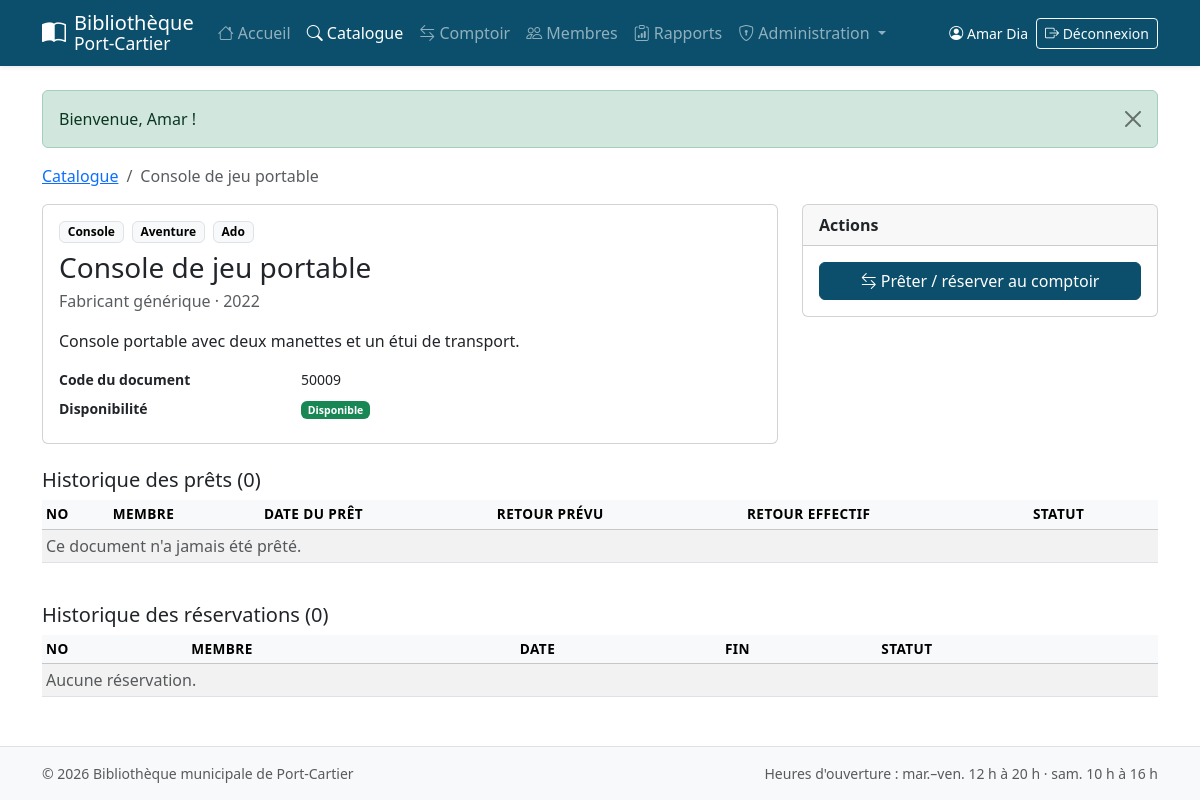
Page /document.php?code=50009 (signed in) on the committed database.
### tables this page shows
CREATE TABLE document (
  code_document     INT AUTO_INCREMENT PRIMARY KEY,
  titre             VARCHAR(200) NOT NULL,
  auteur            VARCHAR(150) NOT NULL,           
  annee_publication SMALLINT     NULL,
  id_categorie      INT          NOT NULL,
  type_public       ENUM('enfant','ado','adulte') NOT NULL,
  id_genre          INT          NOT NULL,
  description       TEXT         NULL,
  isbn              VARCHAR(17)  NULL UNIQUE,        
  CONSTRAINT fk_doc_categorie FOREIGN KEY (id_categorie) REFERENCES categorie(id_categorie),
  CONSTRAINT fk_doc_genre     FOREIGN KEY (id_genre)     REFERENCES genre(id_genre),
  INDEX idx_doc_titre (titre),
  INDEX idx_doc_auteur (auteur)
);

CREATE TABLE categorie (
  id_categorie INT AUTO_INCREMENT PRIMARY KEY,
  nom          VARCHAR(50) NOT NULL UNIQUE
);

CREATE TABLE genre (
  id_genre INT AUTO_INCREMENT PRIMARY KEY,
  nom      VARCHAR(50) NOT NULL UNIQUE
);

### includes/db.php (called while the page is built)
<?php
function db(): PDO
{
    static $pdo = null;
    if ($pdo === null) {
        $dsn = 'mysql:host=' . DB_HOST . ';port=' . DB_PORT . ';dbname=' . DB_NAME . ';charset=utf8mb4';
        try {
            $pdo = new PDO($dsn, DB_USER, DB_PASS, [
                PDO::ATTR_ERRMODE            => PDO::ERRMODE_EXCEPTION,
                PDO::ATTR_DEFAULT_FETCH_MODE => PDO::FETCH_ASSOC,
                PDO::ATTR_EMULATE_PREPARES   => false,
            ]);
        } catch (PDOException $e) {
            error_log('Connexion BD impossible : ' . $e->getMessage());
            http_response_code(500);
            exit('<h1>Service indisponible</h1><p>Impossible de se connecter à la base de données. '
               . 'Vérifiez que MySQL est démarré et que <code>config.php</code> est bien configuré.</p>');
        }
    }
    return $pdo;
}

### includes/functions.php (called while the page is built, shortened)
<?php
function e($valeur): string
{
    return htmlspecialchars((string)($valeur ?? ''), ENT_QUOTES, 'UTF-8');
}

### includes/init.php (called while the page is built, shortened)
<?php
require_once __DIR__ . '/db.php';
require_once __DIR__ . '/functions.php';
require_once __DIR__ . '/biblio.php';
function role(): ?string
{
    return $_SESSION['user']['role'] ?? null;
}
function est_membre(): bool    { return role() === 'membre'; }
function est_personnel(): bool { return in_array(role(), ['employe', 'admin'], true); }

### document.php (the view, shortened to what this page needs)
<?php
require 'includes/init.php';
$code = (int)($_GET['code'] ?? 0);
$doc  = trouver_document($code);
$pret  = pret_actif($code);
$res   = reservation_active($code);
$moi   = (int)utilisateur()['code'];
if (est_personnel()) {
    $st = db()->prepare("SELECT p.*, m.nom, m.prenom FROM pret p JOIN membre m ON m.code_membre = p.code_membre
                          WHERE p.code_document = ? ORDER BY p.date_pret DESC, p.id_pret DESC");
    $st->execute([$code]);
    $historiquePrets = $st->fetchAll();
    $st = db()->prepare("SELECT r.*, m.nom, m.prenom FROM reservation r JOIN membre m ON m.code_membre = r.code_membre
                          WHERE r.code_document = ? ORDER BY r.date_reservation DESC");
    $st->execute([$code]);
    $historiqueRes = $st->fetchAll();
}
$statutDoc = ['pret_membre' => $pret['code_membre'] ?? null, 'pret_retour_prevu' => $pret['date_retour_prevue'] ?? null,
              'res_membre' => $res['code_membre'] ?? null];
$retourUrl  = 'document.php?code=' . $code;
require 'includes/header.php';
?>
<nav aria-label="fil d'Ariane"><ol class="breadcrumb">
  <li class="breadcrumb-item"><a href="recherche.php">Catalogue</a></li>
  <li class="breadcrumb-item active" aria-current="page"><?= e($doc['titre']) ?></li>
</ol></nav>
<div class="row g-4">
  <div class="col-12 col-lg-8">
    <div class="card">
      <div class="card-body">
        <div class="d-flex flex-wrap gap-2 mb-2">
          <span class="badge text-bg-light border"><?= e($doc['categorie']) ?></span>
          <span class="badge text-bg-light border"><?= e($doc['genre']) ?></span>
          <span class="badge text-bg-light border text-capitalize"><?= e($doc['type_public']) ?></span>
        </div>
        <h1 class="h3 mb-1"><?= e($doc['titre']) ?></h1>
        <p class="text-muted"><?= e($doc['auteur']) ?><?= $doc['annee_publication'] ? ' · ' . (int)$doc['annee_publication'] : '' ?></p>
        <p><?= nl2br(e($doc['description'] ?: 'Aucune description.')) ?></p>
        <dl class="row small mb-0">
          <dt class="col-sm-4">Code du document</dt><dd class="col-sm-8"><?= $code ?></dd>
          <dt class="col-sm-4">Disponibilité</dt><dd class="col-sm-8"><?= badge_statut($statutDoc) ?></dd>
        </dl>
      </div>
    </div>
  </div>
  <div class="col-12 col-lg-4">
    <div class="card">
      <div class="card-header fw-semibold">Actions</div>
      <div class="card-body d-grid gap-2">
        <?php if (est_membre()): ?>
          <?php if (!$pret && (!$res || (int)$res['code_membre'] === $moi)): ?>
            <form action="actions.php" method="post" class="d-grid" data-confirm="Emprunter ce document pour <?= DUREE_PRET_JOURS ?> jours ?">
              <?= csrf_field() ?><input type="hidden" name="action" value="pret">
              <input type="hidden" name="code_document" value="<?= $code ?>"><input type="hidden" name="retour" value="<?= $retourUrl ?>">
              <button class="btn btn-success"><i class="bi bi-journal-arrow-up"></i> Emprunter</button>
            </form>
          <?php endif; ?>
          <?php if (!$res && (!$pret || (int)$pret['code_membre'] !== $moi)): ?>
            <form action="actions.php" method="post" class="d-grid">
              <?= csrf_field() ?><input type="hidden" name="action" value="reserver">
              <input type="hidden" name="code_document" value="<?= $code ?>"><input type="hidden" name="retour" value="<?= $retourUrl ?>">
              <button class="btn btn-outline-primary"><i class="bi bi-bookmark-plus"></i> Réserver</button>
            </form>
          <?php endif; ?>
          <?php if ($pret && (int)$pret['code_membre'] === $moi): ?>
            <div class="alert alert-light border small mb-0">Vous avez ce document en main. Retour prévu le <strong><?= date_fr($pret['date_retour_prevue']) ?></strong>.</div>
          <?php elseif ($res && (int)$res['code_membre'] === $moi): ?>
            <div class="alert alert-info small mb-0">Ce document est réservé à votre nom.</div>
          <?php elseif ($res): ?>
            <div class="alert alert-light border small mb-0">Ce document est déjà réservé par un autre membre.</div>
          <?php endif; ?>
        <?php else: ?>
          <a href="comptoir.php?doc=<?= $code ?>" class="btn btn-biblio"><i class="bi bi-arrow-left-right"></i> Prêter / réserver au comptoir</a>
        <?php endif; ?>
      </div>
    </div>
  </div>
</div>
<?php if (est_personnel()): ?>
  <h2 class="h5 mt-4">Historique des prêts (<?= count($historiquePrets) ?>)</h2>
  <div class="table-responsive">
    <table class="table table-sm table-striped align-middle">
      <thead class="table-light"><tr><th>No</th><th>Membre</th><th>Date du prêt</th><th>Retour prévu</th><th>Retour effectif</th><th>Statut</th></tr></thead>
      <tbody>
      <?php if (!$historiquePrets): ?><tr><td colspan="6" class="text-muted">Ce document n'a jamais été prêté.</td></tr><?php endif; ?>
      </tbody>
    </table>
  </div>
  <h2 class="h5 mt-4">Historique des réservations (<?= count($historiqueRes) ?>)</h2>
  <div class="table-responsive">
    <table class="table table-sm table-striped align-middle">
      <thead class="table-light"><tr><th>No</th><th>Membre</th><th>Date</th><th>Fin</th><th>Statut</th></tr></thead>
      <tbody>
      <?php if (!$historiqueRes): ?><tr><td colspan="5" class="text-muted">Aucune réservation.</td></tr><?php endif; ?>
      </tbody>
    </table>
  </div>
<?php endif; ?>
<?php require 'includes/footer.php'; ?>

### assets/css/style.css (style rules this page uses)
:root { --biblio-bleu: #0b4f6c; --biblio-bleu-fonce: #083a50; --biblio-sable: #f5efe6; }
.btn-biblio { --bs-btn-bg: var(--biblio-bleu); --bs-btn-border-color: var(--biblio-bleu); --bs-btn-hover-bg: var(--biblio-bleu-fonce); --bs-btn-hover-border-color: var(--biblio-bleu-fonce); --bs-btn-color: #fff; --bs-btn-hover-color: #fff; }
.table thead th { white-space: nowrap; font-size: .85rem; text-transform: uppercase; letter-spacing: .03em; }

### rows in the picture
document: titre "Console de jeu portable", id_categorie.nom "Console", id_genre.nom "Aventure", type_public "Ado", auteur "Fabricant générique", annee_publication "2022", description "Console portable avec deux manettes et un étui de transport."

### other values in the picture
$u['prenom'] . ' ' . $u['nom'] "Amar Dia"
$f['msg'] "Bienvenue, Amar !"
$code "50009"
count($historiquePrets) "0"
count($historiqueRes) "0"
